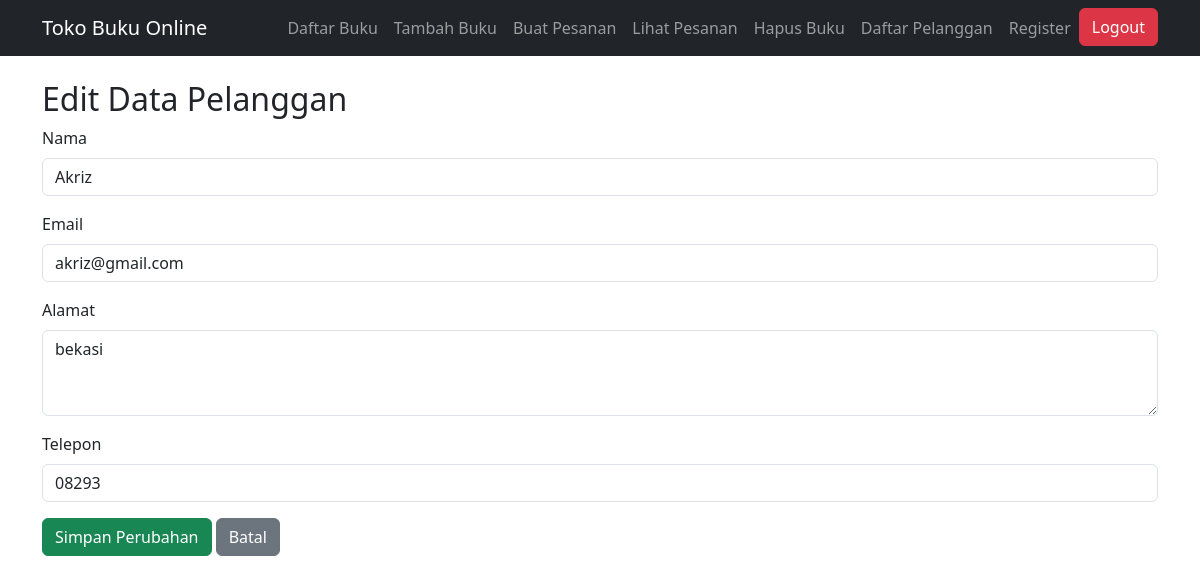
The app's page /pages/pelanggan/form_edit_pelanggan.php?id=27 with its own data.
### tables this page shows
CREATE TABLE `pelanggan` (
  `ID` int NOT NULL,
  `Nama` varchar(255) DEFAULT NULL,
  `Alamat` varchar(255) DEFAULT NULL,
  `Email` varchar(255) DEFAULT NULL,
  `Telepon` varchar(20) DEFAULT NULL
);

### includes/pelanggan/proses_edit_pelanggan.php (called while the page is built, shortened)
<?php
include '../../includes/koneksi_db.php';
$id = $_GET['id'];
$sql = "SELECT * FROM pelanggan WHERE ID = ?";
$stmt = $conn->prepare($sql);
$stmt->bind_param("i", $id);
$stmt->execute();
$result = $stmt->get_result();
$data = $result->fetch_assoc();

### pages/pelanggan/form_edit_pelanggan.php (the view, shortened to what this page needs)
<?php
include '../../includes/pelanggan/proses_edit_pelanggan.php';
?>
<!DOCTYPE html>
<html lang="id">
<head>
   <link href="https://cdn.jsdelivr.net/npm/bootstrap@5.3.0/dist/css/bootstrap.min.css" rel="stylesheet">
</head>
<body>
   <?php include '../../nav.php'; ?>
   <div class="container mt-4">
       <h2>Edit Data Pelanggan</h2>
       <form method="post">
           <div class="mb-3">
               <label for="nama" class="form-label">Nama</label>
               <input type="text" class="form-control" id="nama" name="nama" value="<?php echo htmlspecialchars($data['Nama']) ?>" required>
           </div>
           <div class="mb-3">
               <label for="email" class="form-label">Email</label>
               <input type="email" class="form-control" id="email" name="email" value="<?php echo htmlspecialchars($data['Email']) ?>" required>
           </div>
           <div class="mb-3">
               <label for="alamat" class="form-label">Alamat</label>
               <textarea class="form-control" id="alamat" name="alamat" rows="3" required><?php echo htmlspecialchars($data['Alamat']) ?></textarea>
           </div>
           <div class="mb-3">
               <label for="telepon" class="form-label">Telepon</label>
               <input type="text" class="form-control" id="telepon" name="telepon" value="<?php echo htmlspecialchars($data['Telepon']) ?>" required>
           </div>
           <button type="submit" class="btn btn-success">Simpan Perubahan</button>
           <a href="daftar_pelanggan.php" class="btn btn-secondary">Batal</a>
       </form>
   </div>
</body>
</html>

### records on screen
pelanggan: nama "Akriz", email "akriz@gmail.com", alamat "bekasi", telepon "08293"
